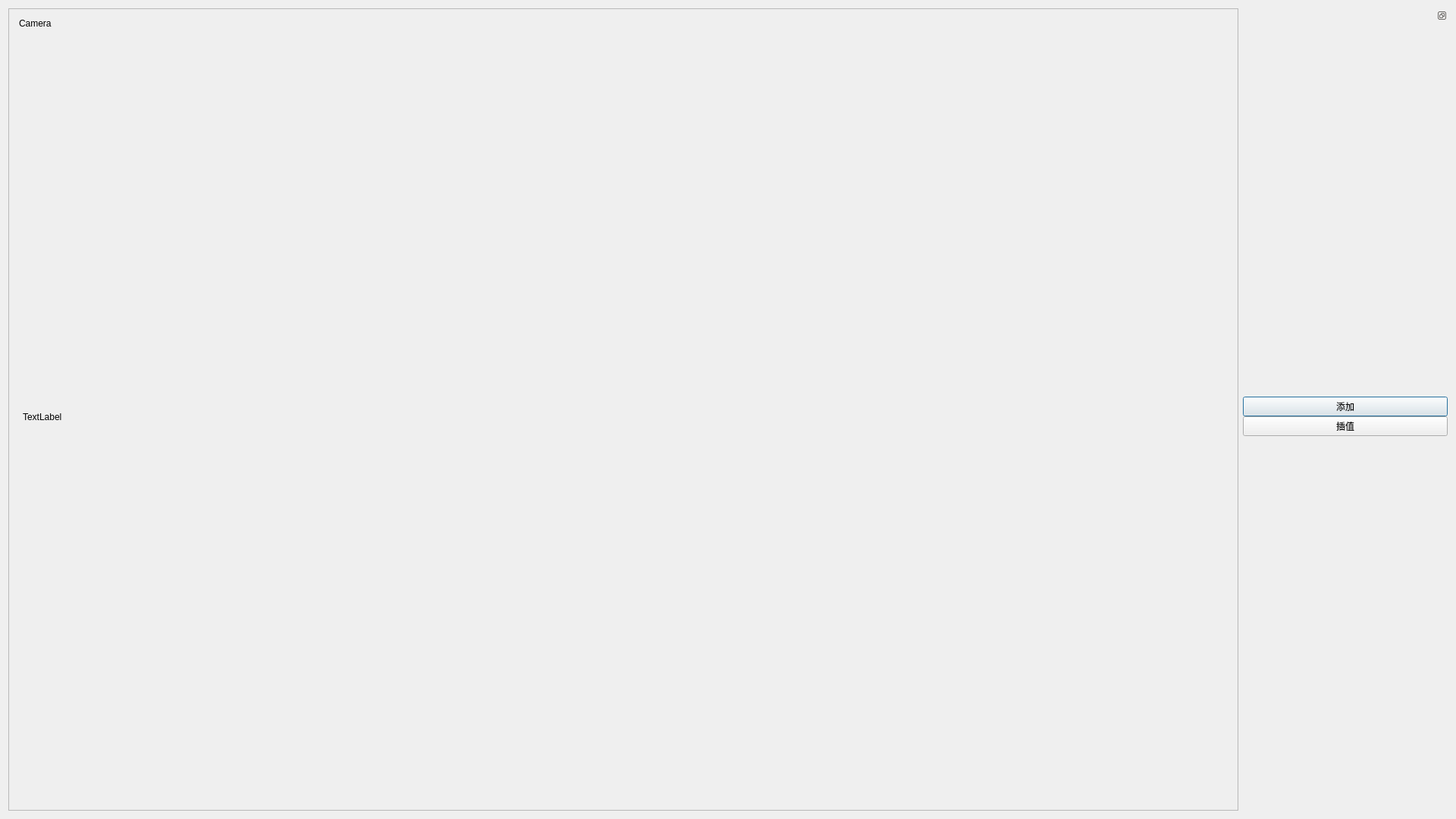
<?xml version="1.0" encoding="UTF-8"?>
<ui version="4.0">
 <class>Dialog</class>
 <widget class="QDialog" name="Dialog">
  <property name="geometry">
   <rect>
    <x>0</x>
    <y>0</y>
    <width>1920</width>
    <height>1080</height>
   </rect>
  </property>
  <property name="windowTitle">
   <string>Dialog</string>
  </property>
  <layout class="QHBoxLayout" name="horizontalLayout">
   <item>
    <widget class="QFrame" name="frame">
     <property name="sizePolicy">
      <sizepolicy hsizetype="Preferred" vsizetype="Preferred">
       <horstretch>6</horstretch>
       <verstretch>0</verstretch>
      </sizepolicy>
     </property>
     <property name="minimumSize">
      <size>
       <width>900</width>
       <height>0</height>
      </size>
     </property>
     <property name="frameShape">
      <enum>QFrame::StyledPanel</enum>
     </property>
     <property name="frameShadow">
      <enum>QFrame::Raised</enum>
     </property>
     <layout class="QVBoxLayout" name="verticalLayout_2">
      <item>
       <layout class="QVBoxLayout" name="verticalLayout_3d">
        <item>
         <widget class="QDockWidget" name="dockWidget_2">
          <property name="floating">
           <bool>true</bool>
          </property>
          <property name="features">
           <set>QDockWidget::NoDockWidgetFeatures</set>
          </property>
          <property name="windowTitle">
           <string>Camera</string>
          </property>
          <widget class="QWidget" name="dockWidgetContents_2">
           <layout class="QHBoxLayout" name="horizontalLayout_2">
            <item>
             <layout class="QVBoxLayout" name="verticalLayout_image">
              <item>
               <widget class="QLabel" name="label_image">
                <property name="text">
                 <string>TextLabel</string>
                </property>
               </widget>
              </item>
             </layout>
            </item>
           </layout>
          </widget>
         </widget>
        </item>
       </layout>
      </item>
     </layout>
    </widget>
   </item>
   <item>
    <widget class="QDockWidget" name="dockWidget">
     <property name="sizePolicy">
      <sizepolicy hsizetype="Preferred" vsizetype="Preferred">
       <horstretch>1</horstretch>
       <verstretch>1</verstretch>
      </sizepolicy>
     </property>
     <property name="features">
      <set>QDockWidget::DockWidgetFloatable|QDockWidget::DockWidgetMovable</set>
     </property>
     <property name="allowedAreas">
      <set>Qt::AllDockWidgetAreas</set>
     </property>
     <widget class="QWidget" name="dockWidgetContents">
      <layout class="QVBoxLayout" name="verticalLayout">
       <property name="leftMargin">
        <number>0</number>
       </property>
       <property name="topMargin">
        <number>0</number>
       </property>
       <property name="rightMargin">
        <number>0</number>
       </property>
       <property name="bottomMargin">
        <number>0</number>
       </property>
       <item>
        <layout class="QVBoxLayout" name="verticalLayout_4">
         <property name="spacing">
          <number>0</number>
         </property>
         <item>
          <layout class="QVBoxLayout" name="verticalLayout_table"/>
         </item>
         <item>
          <widget class="QPushButton" name="pushButton">
           <property name="text">
            <string>添加</string>
           </property>
          </widget>
         </item>
         <item>
          <widget class="QPushButton" name="pushButton_2">
           <property name="text">
            <string>插值</string>
           </property>
          </widget>
         </item>
        </layout>
       </item>
      </layout>
     </widget>
    </widget>
   </item>
  </layout>
 </widget>
 <resources/>
 <connections/>
</ui>
